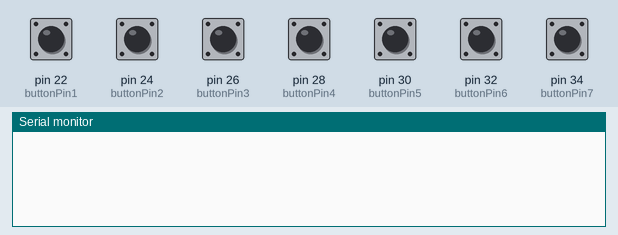
The sketch below on a simulated Arduino Mega 2560, built with avr-gcc and run on an emulated ATmega2560. Shown: the last lines printed to the serial monitor. The test bench sets the inputs (shaded band); at power-on: pin 22 (buttonPin1), pin 24 (buttonPin2), pin 26 (buttonPin3), pin 28 (buttonPin4), pin 30 (buttonPin5), pin 32 (buttonPin6), pin 34 (buttonPin7) LOW.

Above: at 1.2 s.
1.3 s: pin 22 (buttonPin1) pulled HIGH for 0.15 s
At 2.2 s:
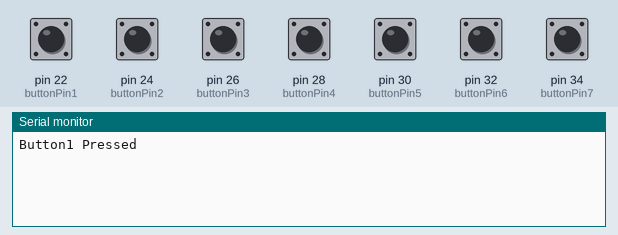
2.9 s: pin 24 (buttonPin2) pulled HIGH for 0.15 s
At 3.4 s:
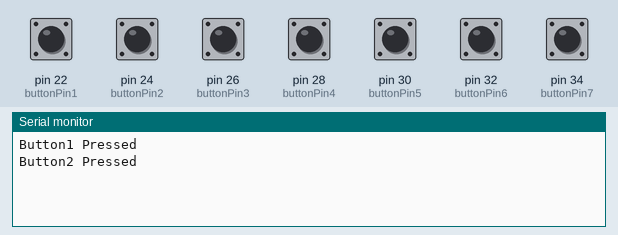
4.5 s: pin 26 (buttonPin3) pulled HIGH for 0.15 s
At 5.8 s:
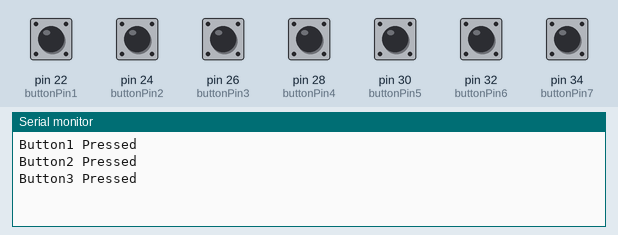
6.1 s: pin 28 (buttonPin4) pulled HIGH for 0.15 s
At 7.0 s:
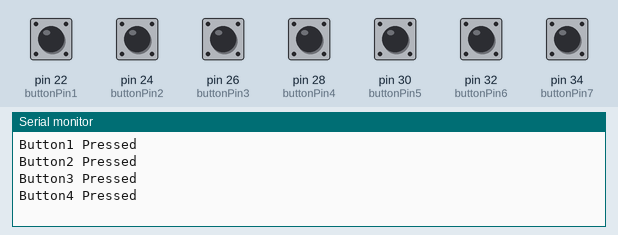
7.7 s: pin 30 (buttonPin5) pulled HIGH for 0.15 s
At 8.2 s:
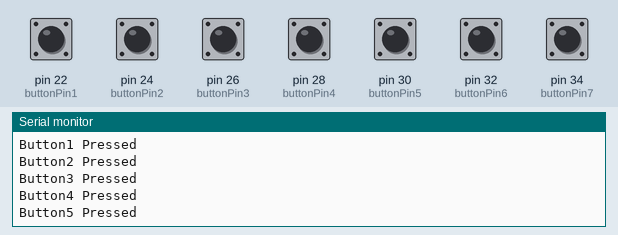
9.3 s: pin 32 (buttonPin6) pulled HIGH for 0.15 s
At 10.7 s:
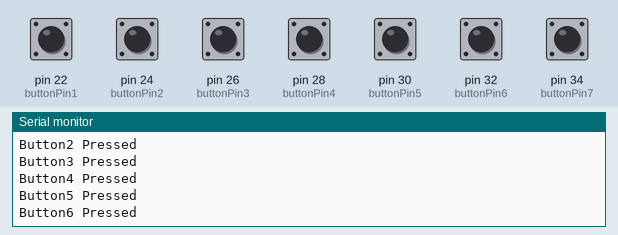
Timing chart, 0 to 11.9 s (numbered marks = the images above; inputs shaded):
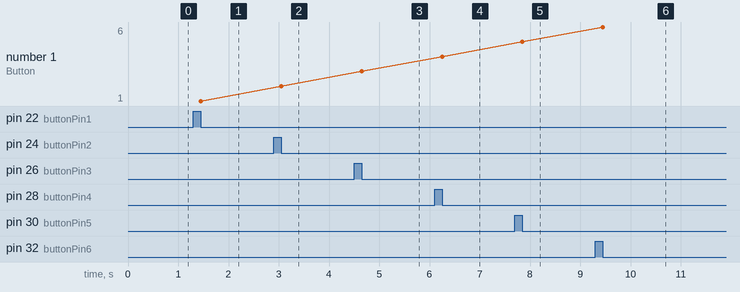

The sketch:

180703_PressOneTime.ino
```cpp
const int buttonPin1 = 22;
const int buttonPin2 = 24;
const int buttonPin3 = 26;
const int buttonPin4 = 28;
const int buttonPin5 = 30;
const int buttonPin6 = 32;
const int buttonPin7 = 34;

int buttonState1 = 0;
int buttonState2 = 0;
int buttonState3 = 0;
int buttonState4 = 0;
int buttonState5 = 0;
int buttonState6 = 0;
int buttonState7 = 0;

int bt1=0;
int bt2=0;
int bt3=0;
int bt4=0;
int bt5=0;
int bt6=0;
int bt7=0;

void setup() {
  Serial.begin(9600);
  pinMode(buttonPin1, INPUT);
  pinMode(buttonPin2, INPUT);
  pinMode(buttonPin3, INPUT);
  pinMode(buttonPin4, INPUT);
  pinMode(buttonPin5, INPUT);
  pinMode(buttonPin6, INPUT);
  pinMode(buttonPin7, INPUT);
}

void loop() {
  // read the state of the pushbutton value:
  bt1 = digitalRead(buttonPin1);
  bt2 = digitalRead(buttonPin2);
  bt3 = digitalRead(buttonPin3);
  bt4 = digitalRead(buttonPin4);
  bt5 = digitalRead(buttonPin5);
  bt6 = digitalRead(buttonPin6);
  bt7 = digitalRead(buttonPin7);

  // check if the pushbutton is pressed. If it is, the buttonState is HIGH:
  while(1){
    buttonState1=digitalRead(buttonPin1);
    buttonState2=digitalRead(buttonPin2);
    buttonState3=digitalRead(buttonPin3);
    buttonState4=digitalRead(buttonPin4);
    buttonState5=digitalRead(buttonPin5);
    buttonState6=digitalRead(buttonPin6);
    buttonState7=digitalRead(buttonPin7);

   if(bt1 !=0&&  buttonState1==0){
    Serial.println("Button1 Pressed");
   }
   if(bt2 !=0&&  buttonState2==0){
    Serial.println("Button2 Pressed");
  }
  if(bt3 !=0&&  buttonState3==0){
    Serial.println("Button3 Pressed");
  }
  if(bt4 !=0&&  buttonState4==0){
    Serial.println("Button4 Pressed");
  }
  if(bt5 !=0&&  buttonState5==0){
    Serial.println("Button5 Pressed");
  }
  if(bt6 !=0&&  buttonState6==0){
    Serial.println("Button6 Pressed");
  }if(bt7 !=0&&  buttonState7==0){
    Serial.println("Button7 Pressed");
  }
   bt1=buttonState1;
   bt2=buttonState2;
   bt3=buttonState3;
   bt4=buttonState4;
   bt5=buttonState5;
   bt6=buttonState6;
   bt7=buttonState7;
   }
}
```

Measured:
- after the input at 1.3 s, the serial monitor: prints a new line after 0.15 s (image 1)
- after the input at 2.9 s, the serial monitor: prints a new line after 0.15 s (image 2)
- after the input at 4.5 s, the serial monitor: prints a new line after 0.15 s (image 3)
- after the input at 6.1 s, the serial monitor: prints a new line after 0.15 s (image 4)
- after the input at 7.7 s, the serial monitor: prints a new line after 0.15 s (image 5)
- after the input at 9.3 s, the serial monitor: prints a new line after 0.15 s (image 6)
- plotted number 1: 1 → 2 after the input at 2.9 s, 2 → 3 after the input at 4.5 s, 3 → 4 after the input at 6.1 s, 4 → 5 after the input at 7.7 s, 5 → 6 after the input at 9.3 s
